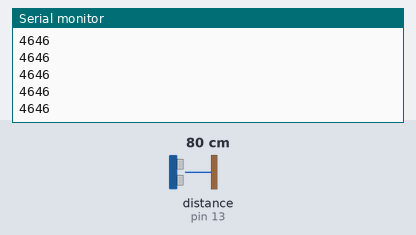
The sketch below on a simulated Arduino Uno, built with avr-gcc and run on an emulated ATmega328P. Parts: the last lines printed to the serial monitor. Wiring (inferred from the names in the program): ultrasonic range finder: trigger pin 12; echo pin 13. The test bench sets the inputs (shaded band); at power-on: distance to the obstacle (sensor on pin 13) 80 cm. The echo pulse lasts 58.3 µs per cm.

Above: at 1.2 s.
1.3 s: distance to the obstacle (sensor on pin 13) set to 2 cm
At 1.37 s:
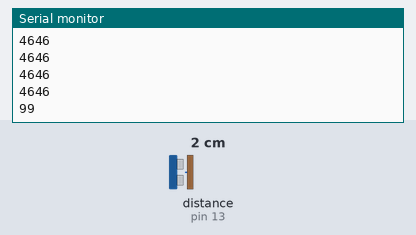
2.8 s: distance to the obstacle (sensor on pin 13) set to 4 cm
At 2.89 s:
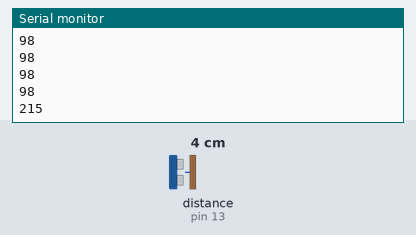
Timing chart, 0 to 5.8 s (numbered marks = the images above; inputs shaded):
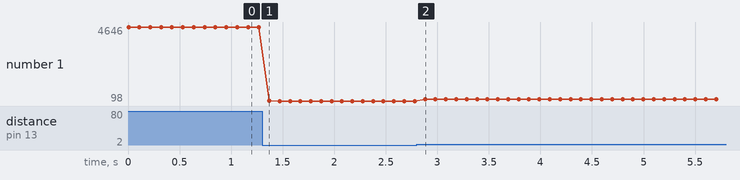

The sketch:

ultra_sonic_sensor.ino
```cpp
const int out=12;
const int in=13;

// I have the VCC connected to 5v, GND to GND, Trig to pin 12, and Echo to pin 13.
//This is a very simple and useful ultrasonic sensor.
//There are four pins that you would use to interface with the sensor:
//VCC, Trig (signal output pin), Echo (signal input pin), and GND


void setup() {
  // put your setup code here, to run once:
  Serial.begin(9600);
  pinMode(out,OUTPUT);
  pinMode(in,INPUT);

}

void loop() {
  // put your main code here, to run repeatedly:
  long dur;
  long dis;

  digitalWrite(out,LOW);
  delayMicroseconds(2);

  digitalWrite(out,HIGH);
  delayMicroseconds(10);
  digitalWrite(out,LOW);

  dur=pulseIn(in,HIGH);

  Serial.println(String(dur));

  delay(100);
}
```

Measured:
- after the input at 1.3 s, the serial monitor: prints a new line after 0.07 s (image 1)
- after the input at 2.8 s, the serial monitor: prints a new line after 0.08 s (image 2)
- plotted number 1: 4646 → 98 after the input at 1.3 s, 98 → 215 after the input at 2.8 s
